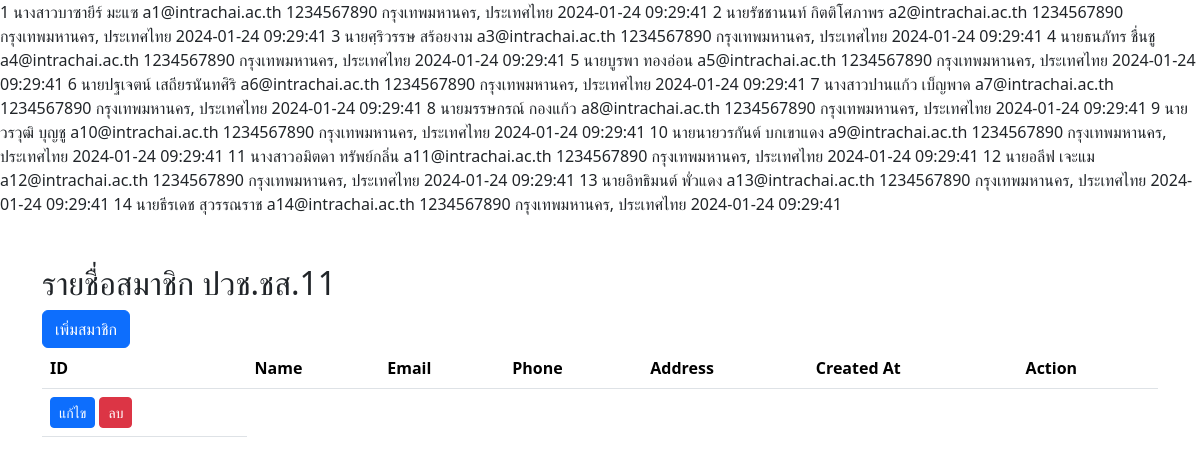
The app's page /Thanapat_ex3/index.php with its own data.
### tables this page shows
CREATE TABLE `thanapat_ex3` (
  `id` int(11) NOT NULL,
  `name` varchar(100) NOT NULL,
  `email` varchar(200) NOT NULL,
  `phone` varchar(10) DEFAULT NULL,
  `address` varchar(200) DEFAULT NULL,
  `created_At` datetime NOT NULL DEFAULT current_timestamp()
);

### Thanapat_ex3/connect.php (the view, shortened to what this page needs)
<?php
$servername = "localhost";
$username = "root";
$password = "";
$dbname = "Thanapat_ex3";
$connection = new mysqli($servername, $username, $password, $dbname);
$sql = "SELECT * FROM Thanapat_ex3";
$result = $connection->query($sql);
while ($row = $result->fetch_assoc()) {
   echo "
   <tr>
        <td>$row[id]</td>
        <td>$row[name]</td>
        <td>$row[email]</td>
        <td>$row[phone]</td>
        <td>$row[address]</td>
        <td>$row[created_At]</td>
   </tr>
   ";
}
?>

### Thanapat_ex3/index.php (shortened to what this page needs)
<!DOCTYPE html>
<html lang="en">
<head>
    <?php require_once "setHead.php"?>
    <?php require_once "connect.php"?>
</head>
<body>
    <div class="container my-5">
        <h2>รายชื่อสมาชิก ปวช.ชส.11</h2>
        <a class="btn btn-primary" href="/Thanapat_ex3/create.php" role="button">เพิ่มสมาชิก</a>
        <br>
        <table class="table">
            <theab>
                <tr>
                    <th>ID</th>
                    <th>Name</th>
                    <th>Email</th>
                    <th>Phone</th>
                    <th>Address</th>
                    <th>Created At</th>
                    <th>Action</th>
                </tr>
            </theab>
            <tbody>
                <tr>
                    <td>
                        <a class="btn btn-primary btn-sm" href="#">แก้ไข</a>
                        <a class="btn btn-danger btn-sm" href="#">ลบ</a>
                    </td>
                </tr>
            </tbody>
        </table>
    </div>
</body>
</html>

### Thanapat_ex3/setHead.php
<body>
    <link rel="stylesheet" href="https://cdn.jsdelivr.net/npm/bootstrap@5.3.2/dist/css/bootstrap.min.css">
</body>

### records on screen
thanapat_ex3: id "1", name "นางสาวบาซายีร์ มะแซ", email "a1@intrachai.ac.th", phone "1234567890", address "กรุงเทพมหานคร, ประเทศไทย", created_At "2024-01-24 09:29:41"
thanapat_ex3: id "2", name "นายรัชชานนท์ กิตติโศภาพร", email "a2@intrachai.ac.th", phone "1234567890", address "กรุงเทพมหานคร, ประเทศไทย", created_At "2024-01-24 09:29:41"
thanapat_ex3: id "3", name "นายศฺริวรรษ สร้อยงาม", email "a3@intrachai.ac.th", phone "1234567890", address "กรุงเทพมหานคร, ประเทศไทย", created_At "2024-01-24 09:29:41"
thanapat_ex3: id "4", name "นายธนภัทร ชื่นชู", email "a4@intrachai.ac.th", phone "1234567890", address "กรุงเทพมหานคร, ประเทศไทย", created_At "2024-01-24 09:29:41"
thanapat_ex3: id "5", name "นายบูรพา ทองอ่อน", email "a5@intrachai.ac.th", phone "1234567890", address "กรุงเทพมหานคร, ประเทศไทย", created_At "2024-01-24 09:29:41"
thanapat_ex3: id "6", name "นายปฐเจตน์ เสถียรนันทศิริ", email "a6@intrachai.ac.th", phone "1234567890", address "กรุงเทพมหานคร, ประเทศไทย", created_At "2024-01-24 09:29:41"
thanapat_ex3: id "7", name "นางสาวปานแก้ว เบ็ญพาด", email "a7@intrachai.ac.th", phone "1234567890", address "กรุงเทพมหานคร, ประเทศไทย", created_At "2024-01-24 09:29:41"
thanapat_ex3: id "8", name "นายมรรษกรณ์ กองแก้ว", email "a8@intrachai.ac.th", phone "1234567890", address "กรุงเทพมหานคร, ประเทศไทย", created_At "2024-01-24 09:29:41"
thanapat_ex3: id "9", name "นายวรวุฒิ บุญชู", email "a10@intrachai.ac.th", phone "1234567890", address "กรุงเทพมหานคร, ประเทศไทย", created_At "2024-01-24 09:29:41"
thanapat_ex3: id "10", name "นายนายวรกันต์ บกเขาแดง", email "a9@intrachai.ac.th", phone "1234567890", address "กรุงเทพมหานคร, ประเทศไทย", created_At "2024-01-24 09:29:41"
thanapat_ex3: id "11", name "นางสาวอมิตดา ทรัพย์กลิ่น", email "a11@intrachai.ac.th", phone "1234567890", address "กรุงเทพมหานคร, ประเทศไทย", created_At "2024-01-24 09:29:41"
thanapat_ex3: id "12", name "นายอลีฟ เจะแม", email "a12@intrachai.ac.th", phone "1234567890", address "กรุงเทพมหานคร, ประเทศไทย", created_At "2024-01-24 09:29:41"
thanapat_ex3: id "13", name "นายอิทธิมนต์ พั่วแดง", email "a13@intrachai.ac.th", phone "1234567890", address "กรุงเทพมหานคร, ประเทศไทย", created_At "2024-01-24 09:29:41"
thanapat_ex3: id "14", name "นายธีรเดช สุวรรณราช", email "a14@intrachai.ac.th", phone "1234567890", address "กรุงเทพมหานคร, ประเทศไทย", created_At "2024-01-24 09:29:41"
